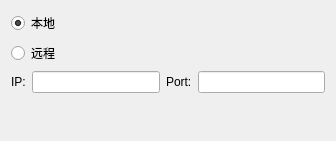
<?xml version="1.0" encoding="UTF-8"?>
<ui version="4.0">
 <class>JZDebugSettingDialog</class>
 <widget class="QWidget" name="JZDebugSettingDialog">
  <property name="geometry">
   <rect>
    <x>0</x>
    <y>0</y>
    <width>336</width>
    <height>141</height>
   </rect>
  </property>
  <property name="windowTitle">
   <string>Form</string>
  </property>
  <layout class="QVBoxLayout" name="verticalLayout">
   <item>
    <widget class="QRadioButton" name="radioLocal">
     <property name="text">
      <string>本地</string>
     </property>
     <property name="checked">
      <bool>true</bool>
     </property>
    </widget>
   </item>
   <item>
    <widget class="QRadioButton" name="radioRemote">
     <property name="text">
      <string>远程</string>
     </property>
    </widget>
   </item>
   <item>
    <widget class="QWidget" name="widget" native="true">
     <layout class="QHBoxLayout" name="horizontalLayout">
      <property name="leftMargin">
       <number>0</number>
      </property>
      <property name="topMargin">
       <number>0</number>
      </property>
      <property name="rightMargin">
       <number>0</number>
      </property>
      <property name="bottomMargin">
       <number>0</number>
      </property>
      <item>
       <widget class="QLabel" name="label">
        <property name="text">
         <string>IP:</string>
        </property>
       </widget>
      </item>
      <item>
       <widget class="QLineEdit" name="lineRemoteIp"/>
      </item>
      <item>
       <widget class="QLabel" name="label_2">
        <property name="text">
         <string>Port:</string>
        </property>
       </widget>
      </item>
      <item>
       <widget class="QLineEdit" name="lineRemotePort"/>
      </item>
     </layout>
    </widget>
   </item>
   <item>
    <spacer name="verticalSpacer">
     <property name="orientation">
      <enum>Qt::Vertical</enum>
     </property>
     <property name="sizeHint" stdset="0">
      <size>
       <width>20</width>
       <height>40</height>
      </size>
     </property>
    </spacer>
   </item>
  </layout>
 </widget>
 <resources/>
 <connections/>
</ui>
